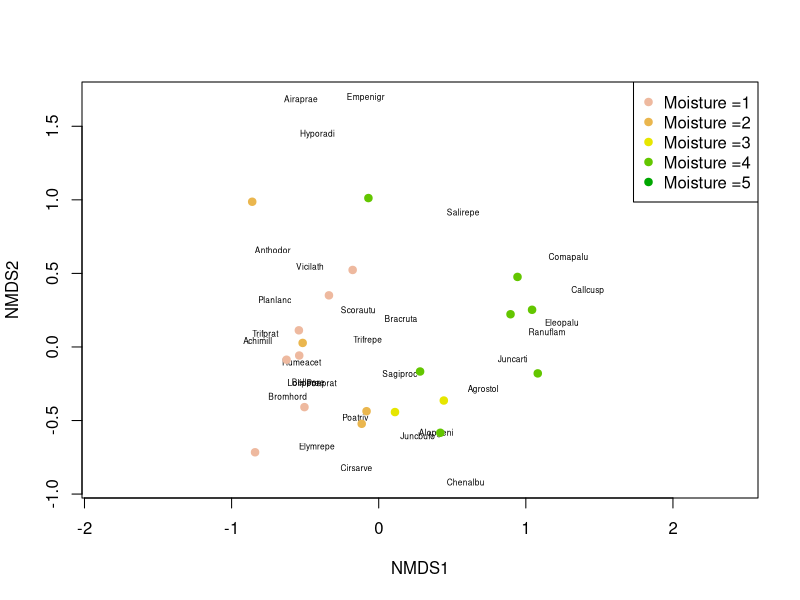
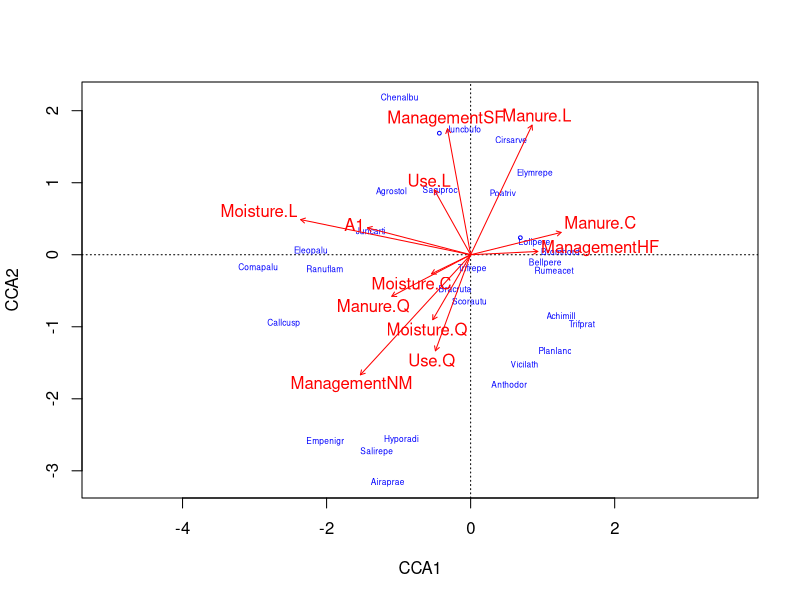
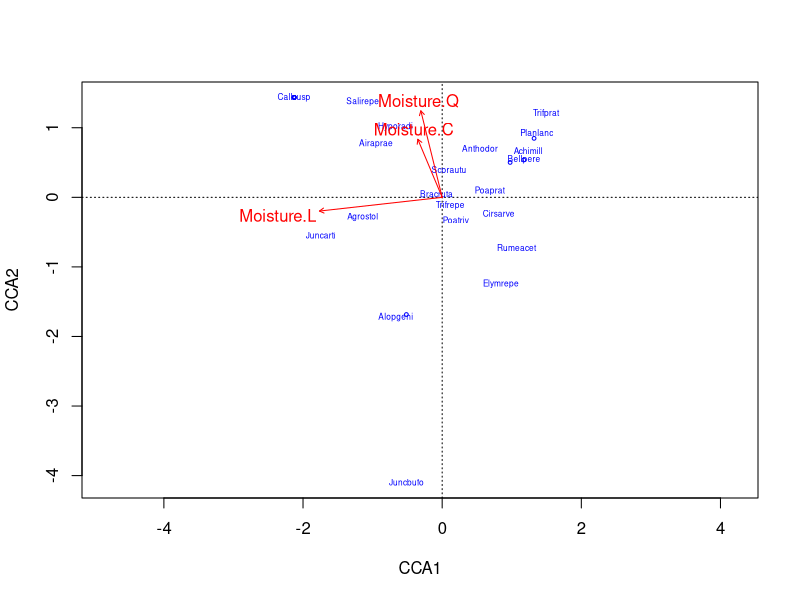
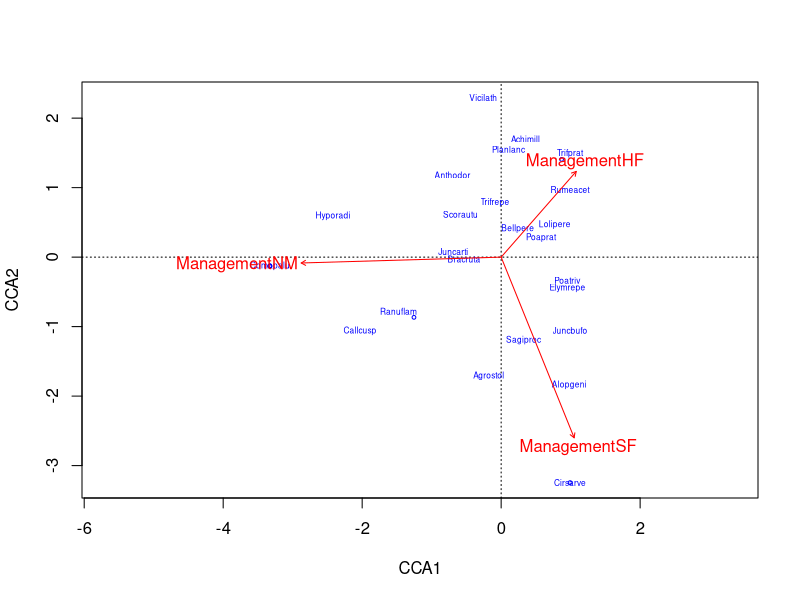
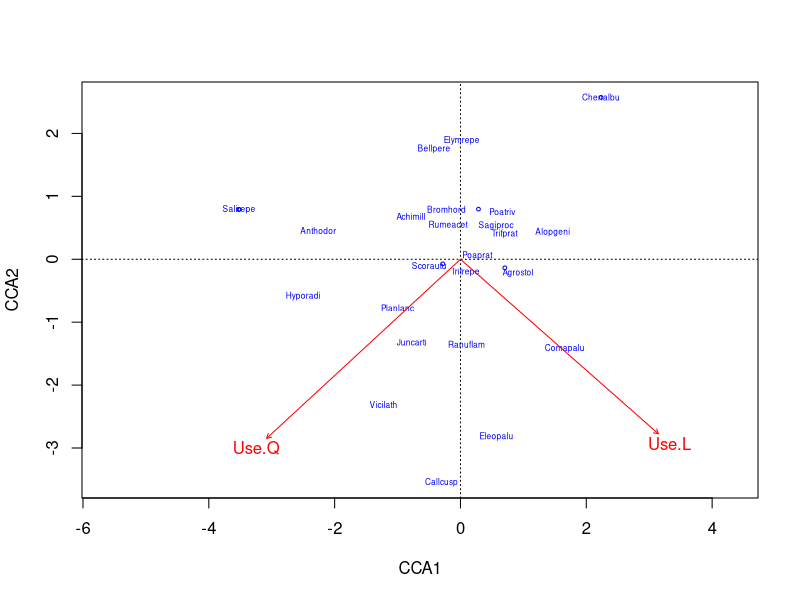
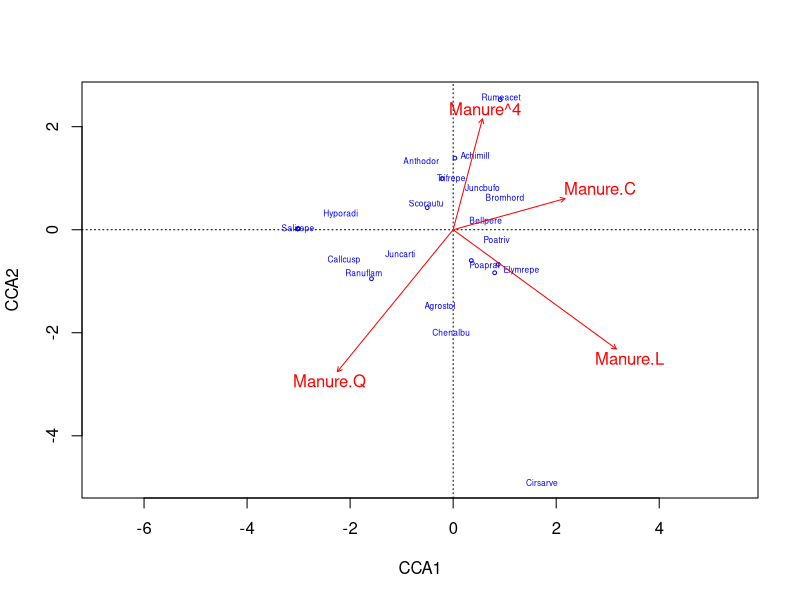
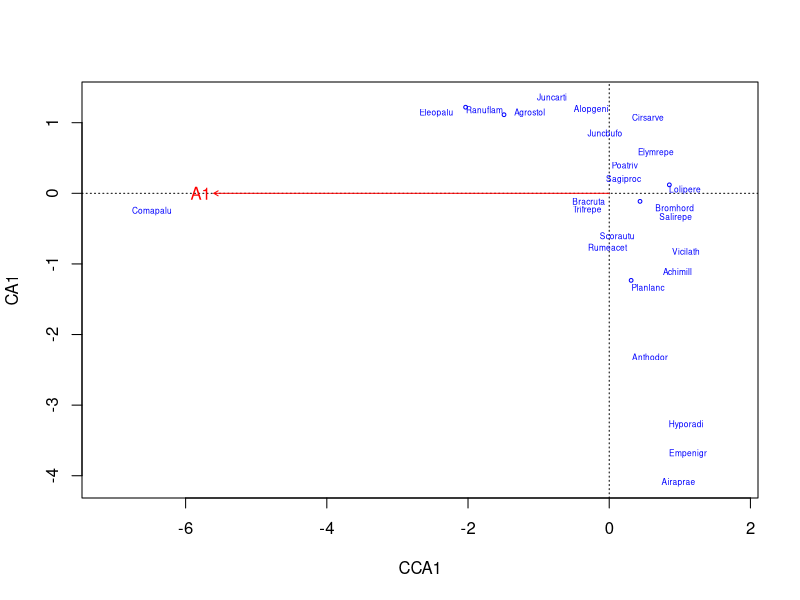

Reproduce these figures in R, in order.
## ---- chunk 1
install.packages("vegan")
## ---- chunk 2
install.packages("permute")
## ---- chunk 3
install.packages("lattice")
## ---- chunk 4
library(vegan)
data("dune")
data("dune.env")
?dune
## ---- chunk 5
dune_mds = metaMDS(dune)
## ---- chunk 6
plot(dune_mds, type='n')
 text(dune_mds, 'sp', cex=.5)
 # generate vector of colors 
 color_vect = rev(terrain.colors(6))[-1]
 points(dune_mds, 'sites', pch=19, 
        col=color_vect[dune.env$Moisture])
 legend('topright', paste("Moisture =", 1:5, sep=''), 
        col=color_vect, pch=19)
## ---- chunk 7
cca_dune = cca(dune ~ ., data = dune.env)
RsquareAdj(cca_dune, 100)
## ---- chunk 8
anova(cca_dune, permutations = 999)
## ---- chunk 9
anova(cca_dune, by = "margin", permutations = 999)
## ---- chunk 10
plot(cca_dune, type = "n", scaling = 1)
orditorp(cca_dune, display = "sp", cex = 0.5, scaling = 1, col = "blue")
text(cca_dune, display = "bp", col = "red")
## ---- chunk 11
cca_dune_moisture = cca(dune ~ Moisture, dune.env)
RsquareAdj(cca_dune, 100)
## ---- chunk 12
anova(cca_dune_moisture, permutations = 999)
## ---- chunk 13
plot(cca_dune_moisture, type = "n", scaling = 1)
orditorp(cca_dune_moisture, display = "sp", cex = 0.5, scaling = 1, col = "blue")
text(cca_dune_moisture, display = "bp", col = "red")
## ---- chunk 14
cca_dune_management = cca(dune ~ Management, dune.env)
RsquareAdj(cca_dune, 100)
## ---- chunk 15
anova(cca_dune_management, permutations = 999)
## ---- chunk 16
plot(cca_dune_management, type = "n", scaling = 1)
orditorp(cca_dune_management, display = "sp", cex = 0.5, scaling = 1, col = "blue")
text(cca_dune_management, display = "bp", col = "red")
## ---- chunk 17
cca_dune_use = cca(dune ~ Use, dune.env)
RsquareAdj(cca_dune, 100)
## ---- chunk 18
anova(cca_dune_use, permutations = 999)
## ---- chunk 19
plot(cca_dune_use, type = "n", scaling = 1)
orditorp(cca_dune_use, display = "sp", cex = 0.5, scaling = 1, col = "blue")
text(cca_dune_use, display = "bp", col = "red")
## ---- chunk 20
cca_dune_manure = cca(dune ~ Manure, dune.env)
RsquareAdj(cca_dune, 100)
## ---- chunk 21
anova(cca_dune_manure, permutations = 999)
## ---- chunk 22
plot(cca_dune_manure, type = "n", scaling = 1)
orditorp(cca_dune_manure, display = "sp", cex = 0.5, scaling = 1, col = "blue")
text(cca_dune_manure, display = "bp", col = "red")
## ---- chunk 23
cca_dune_A1 = cca(dune ~ A1, dune.env)
RsquareAdj(cca_dune, 100)
## ---- chunk 24
anova(cca_dune_A1, permutations = 999)
## ---- chunk 25
plot(cca_dune_A1, type = "n", scaling = 1)
orditorp(cca_dune_A1, display = "sp", cex = 0.5, scaling = 1, col = "blue")
text(cca_dune_A1, display = "bp", col = "red")
